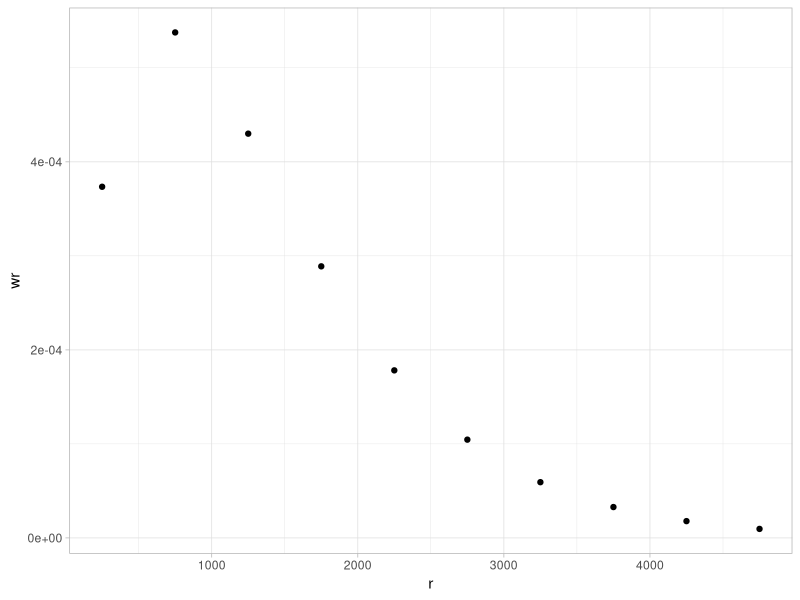
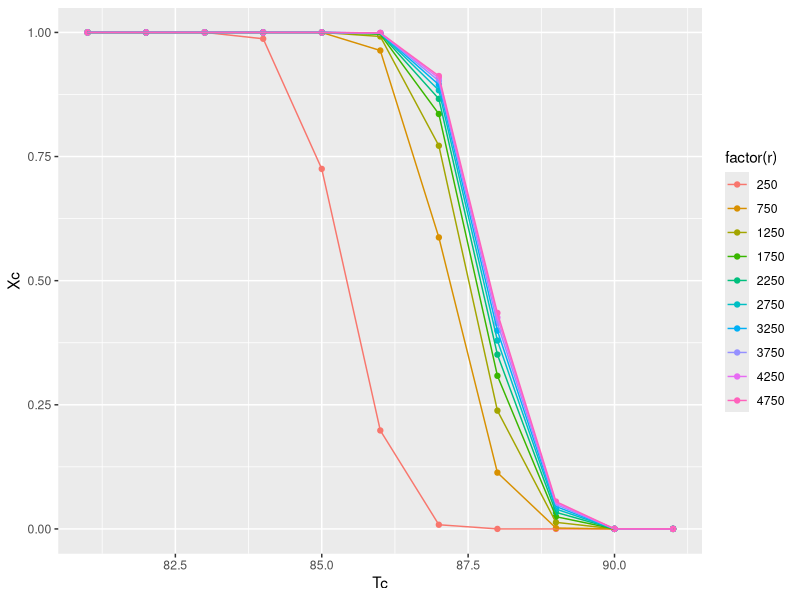
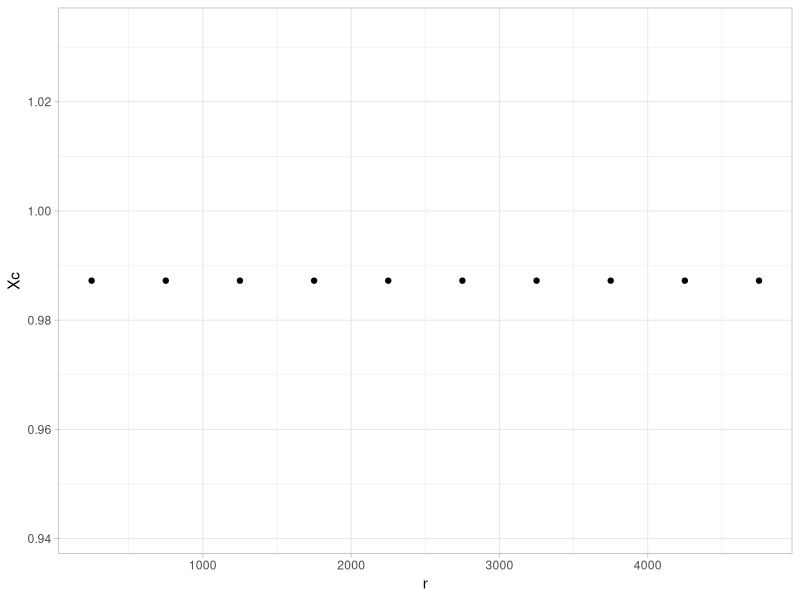
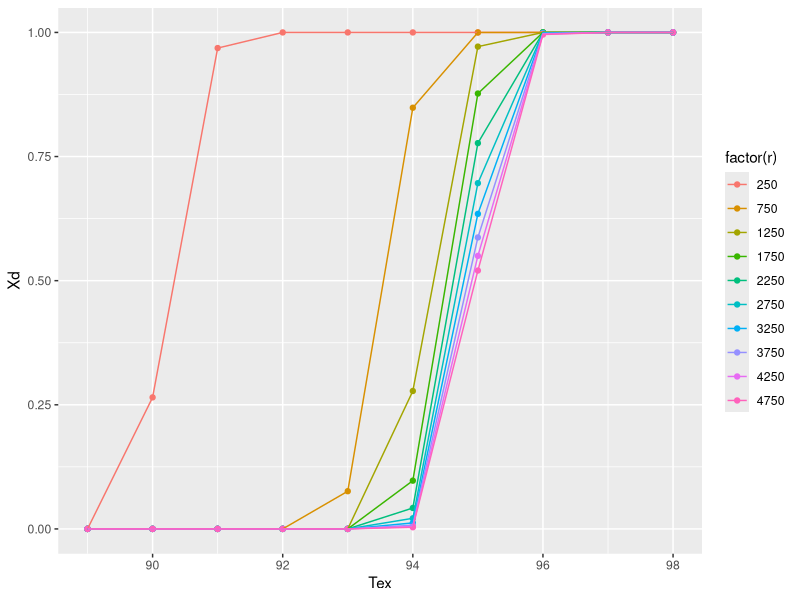
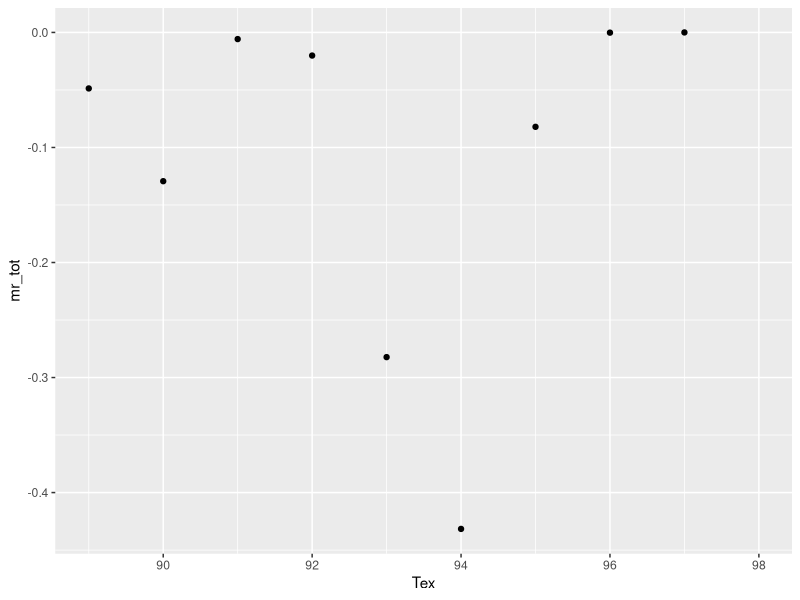

Write R code to recreate these figures, in order.
## ---- chunk 1
library(ggplot2)
library(tidyr)
library(dplyr)
## ---- chunk 2
Mn <- 19100 #52100
repeat_unit <- 28.05

tau <- repeat_unit / Mn
## ---- chunk 3
r <- seq(250, 4750, 500)

wr <- tau^2 * r * exp(-tau * r)
## ---- chunk 4
flory <- as_tibble(list(r = r, wr = wr))
## ---- chunk 5
flory |>
  ggplot(aes(x = r, y = wr)) +
  geom_point() +
  theme_light()
## ---- chunk 6
#E191
Ac <- 90.4
Bc <- 655

Tdr <- Ac - Bc / r
## ---- chunk 7
kc <- 2.47e-6
nc <- 3.96
CR <- 0.1
Tc <- seq(81, 91, 1)

Xc <- 1 - exp(-kc*((Tdr[1] - Tc[4])/CR)^nc)
## ---- chunk 8
Xc_tbl <- expand.grid(Tdr, Tc) |>
  rename(Tdr = Var1, Tc = Var2) |>
  rowwise() |>
  mutate(Xc = ifelse(Tc < Tdr, 1 - exp(-kc*((Tdr - Tc)/CR)^nc), 0)) |>
  ungroup() |>
  left_join(as_tibble(list(r = r, Tdr = Tdr)), by = "Tdr") |>
  select(r, everything())
## ---- chunk 9
Xc_tbl |>
  ggplot(aes(x = Tc, y = Xc, color = factor(r))) +
  geom_point() +
  geom_line()
## ---- chunk 10
as_tibble(list(r = r, Tdr = Tdr, Xc = Xc)) |>
  mutate(Xc = ifelse(is.na(Xc), 0, Xc)) |>
  ggplot(aes(x = r, y = Xc)) +
  geom_point() +
  theme_light()
## ---- chunk 11
Ad <- 94.0
Bd <- 1245

Tcr <- Ad - Bd / r

nd <- 3.44
kd <- 1.3e-3
Tex <- seq(89, 98, 1)
HR <- 0.2

Xd <- 1 - exp(-kd * ((Tex-Tcr)/HR)^nd)
## ---- chunk 12
Xd_tbl <- expand.grid(Tcr, Tex) |>
  rename(Tcr = Var1, Tex = Var2) |>
  rowwise() |>
  mutate(Xd = ifelse(Tex > Tcr, 1 - exp(-kd*((Tex - Tcr)/HR)^nd), 0)) |>
  ungroup() |>
  left_join(as_tibble(list(r = r, Tcr = Tcr)), by = "Tcr") |>
  select(r, everything())
## ---- chunk 13
Xd_tbl |>
  ggplot(aes(x = Tex, y = Xd, color = factor(r))) +
  geom_point() +
  geom_line()
## ---- chunk 14
mr_tbl <- Xd_tbl |>
  left_join(as_tibble(list(r  = r, norm_wr = wr / sum(wr))), by = "r") |>
  mutate(mr = Xd * norm_wr) |>
  group_by(r) |>
  mutate(mr_int = mr - lead(mr)) |>
  ungroup()

# norm_wr <- wr / sum(wr)
# mr <- numeric()
# 
# for (i in 1:(length(Tex)-1)) {
#   mr <- c(wr, wr[i]*Xd[i] - wr[i+1]*Xd[i])
# }
## ---- chunk 15
mr_tbl |>
  group_by(Tex) |>
  summarize(mr_tot = sum(mr_int)) |>
  ggplot(aes(x = Tex, y = mr_tot)) +
  geom_point()
## ---- chunk 16

